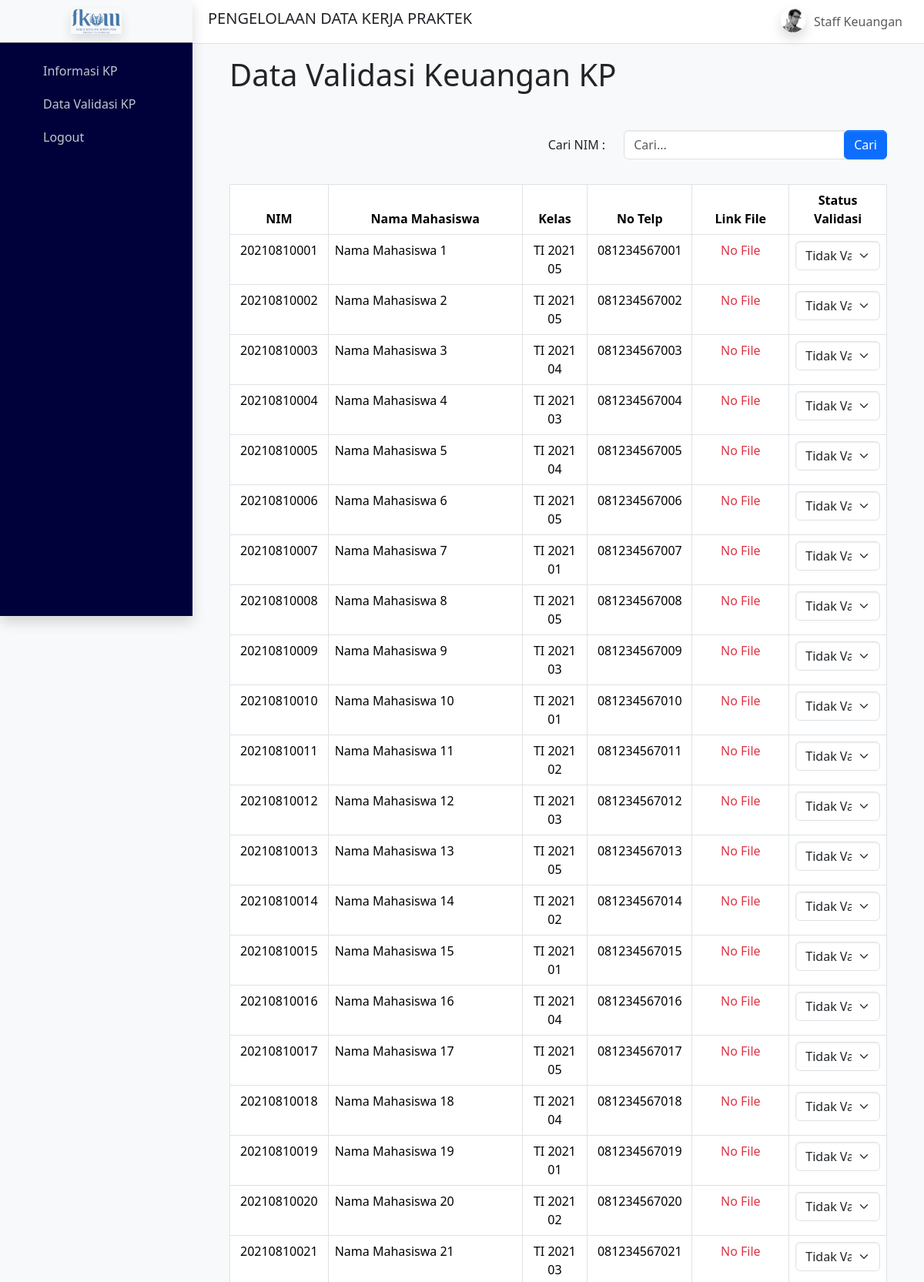
Screenshot of /pages/staff-keu/dashboard/validasi.php (signed in, upper part) with the database file from the repository.
### tables this page shows
CREATE TABLE `mahasiswa` (
  `nim` varchar(15) NOT NULL,
  `email` varchar(50) NOT NULL,
  `password` varchar(255) NOT NULL,
  `nama` varchar(100) NOT NULL,
  `jk` varchar(5) NOT NULL,
  `telp` varchar(15) DEFAULT NULL,
  `prodi` varchar(5) NOT NULL,
  `angkatan` int NOT NULL,
  `kelas` varchar(5) NOT NULL,
  `mbkm` int NOT NULL,
  `jaket` varchar(5) NOT NULL,
  `status` varchar(10) DEFAULT NULL,
  `file_upload` varchar(50) DEFAULT NULL,
  `status_validasi` int DEFAULT NULL
);

### pages/staff-keu/dashboard/validasi.php (the view, shortened to what this page needs)
<?php
include '../../koneksi.php';
$nimSearch = "";
$sql = "SELECT * FROM mahasiswa WHERE nim LIKE ?";
$stmt = $conn->prepare($sql);
$searchTerm = "%$nimSearch%";
$stmt->bind_param("s", $searchTerm);
$stmt->execute();
$result = $stmt->get_result();
?>
<!DOCTYPE html>
<html lang="en">
<head>
    <link rel="stylesheet" href="../../../css/adminlte.min.css"/>
</head>
<body>
    <body class="layout-fixed sidebar-expand-lg bg-body-tertiary">
        <div class="app-wrapper">
            <nav class="app-header navbar navbar-expand bg-body">
                <div class="container-fluid">
                    <h5 class="brand-text text-dark ms-2 align-middle">PENGELOLAAN DATA KERJA PRAKTEK</h5>
                    <ul class="navbar-nav ms-auto">
                        <li class="nav-item dropdown user-menu">
                            <a href="#" class="nav-link dropdown-toggle" data-bs-toggle="dropdown">
                                <img src="/dist/assets/img/user2-160x160.jpg" class="user-image rounded-circle shadow" alt="User Image">
                                <span class="d-none d-md-inline"><?php echo htmlspecialchars($_SESSION['user_name']);?></span>
                            </a>
                        </li>
                    </ul>
                </div>
            </nav>
            <aside class="app-sidebar shadow" style="background-color: rgb(0, 0, 58); color: white;" data-bs-theme="dark">
                <div class="sidebar-brand bg-light">
                    <a href="./home.html" class="brand-link">
                        <img src="/dist/assets/img/LOGOFKOM.png" alt="AdminLTE Logo" class="brand-image opacity-75 shadow">
                    </a>
                </div>
                <div class="sidebar-wrapper">
                    <nav class="mt-2">
                        <ul class="nav sidebar-menu flex-column" role="menu">
                            <li class="nav-item"> <a href="infokp.php" class="nav-link"> <i class="nav-icon bi bi-circle"></i> <p>Informasi KP</p> </a> </li>
                            <li class="nav-item"> <a href="validasi.php" class="nav-link"> <i class="nav-icon bi bi-circle"></i> <p>Data Validasi KP</p> </a> </li>
                            <li class="nav-item"> <a href="../../logout.php" class="nav-link"> <i class="nav-icon bi bi-circle"></i> <p>Logout</p> </a> </li>
                        </ul>
                    </nav>
                </div>
            </aside>
            <main class="app-main">
                <div class="container-fluid px-5 py-3">
                    <h1>Data Validasi Keuangan KP</h1>
                    <div class="row d-flex align-items-center mt-5">
                        <div class="col-7 d-flex align-items-center justify-content-end">
                            <p>Cari NIM : </p>
                        </div>
                        <div class="col-5">
    <form method="get" action="">
        <div class="input-group mb-3">
            <input type="text" class="form-control" name="nim" value="<?php echo htmlspecialchars($nimSearch); ?>" placeholder="Cari..." aria-label="Cari NIM">
            <div class="input-group-append">
                <button class="btn btn-primary" type="submit" id="button-addon2">Cari</button>
            </div>
        </div>
    </form>
</div>
                    </div>
                    <table class="table table-bordered mt-3">
                        <thead class="text-center">
                            <tr>
                                <th width="15%">NIM</th>
                                <th width="30%">Nama Mahasiswa</th>
                                <th width="10%">Kelas</th>
                                <th width="15%">No Telp</th>
                                <th width="15%">Link File</th>
                                <th width="15%">Status Validasi</th>
                            </tr>
                        </thead>
                        <tbody class="text-center">
                            <?php while ($row = $result->fetch_assoc()): ?>
                                <?php
                                    $kelas = $row['prodi'] . ' ' . $row['angkatan'] . ' ' . $row['kelas'];
                                ?>
                                <tr>
                                    <td><?php echo htmlspecialchars($row['nim']); ?></td>
                                    <td class="text-start"><?php echo htmlspecialchars($row['nama']); ?></td>
                                    <td><?php echo htmlspecialchars($kelas); ?></td>
                                    <td><?php echo htmlspecialchars($row['telp']); ?></td>
                                    <td>
                                        <?php if ($row['file_upload']): ?>
                                            <a href="../../../assets/uploads/bukti-pembayaran/<?php echo htmlspecialchars($row['file_upload']); ?>" target="_blank">Lihat File</a>
                                        <?php else: ?>
                                            <p class="text-danger">No File</p>
                                        <?php endif; ?>
                                    </td>
                                    <form method="POST" action="<?= htmlspecialchars('update-status.php') . '?v=' . time(); ?>" id="form-status-<?= $row['nim'] ?>">
    <td>
        <select name="status_validasi" class="form-select" onchange="submitForm('form-status-<?= $row['nim'] ?>')">
            <option value="0" <?= $row['status_validasi'] == 0 ? 'selected' : '' ?>>Tidak Valid</option>
        </select>
    </td>
</form>
                                </tr>
                            <?php endwhile; ?>
                        </tbody>
                    </table>
                </div>
            </main>
        </div>
    </body>
</html>

### rows the page displays
mahasiswa: nim "20210810001", nama "Nama Mahasiswa 1", kelas "TI 2021 05", telp "081234567001", file_upload "No File", status_validasi "Tidak Valid"
mahasiswa: nim "20210810002", nama "Nama Mahasiswa 2", kelas "TI 2021 05", telp "081234567002", file_upload "No File", status_validasi "Tidak Valid"
mahasiswa: nim "20210810003", nama "Nama Mahasiswa 3", kelas "TI 2021 04", telp "081234567003", file_upload "No File", status_validasi "Tidak Valid"
mahasiswa: nim "20210810004", nama "Nama Mahasiswa 4", kelas "TI 2021 03", telp "081234567004", file_upload "No File", status_validasi "Tidak Valid"
mahasiswa: nim "20210810005", nama "Nama Mahasiswa 5", kelas "TI 2021 04", telp "081234567005", file_upload "No File", status_validasi "Tidak Valid"
mahasiswa: nim "20210810006", nama "Nama Mahasiswa 6", kelas "TI 2021 05", telp "081234567006", file_upload "No File", status_validasi "Tidak Valid"
mahasiswa: nim "20210810007", nama "Nama Mahasiswa 7", kelas "TI 2021 01", telp "081234567007", file_upload "No File", status_validasi "Tidak Valid"
mahasiswa: nim "20210810008", nama "Nama Mahasiswa 8", kelas "TI 2021 05", telp "081234567008", file_upload "No File", status_validasi "Tidak Valid"
mahasiswa: nim "20210810009", nama "Nama Mahasiswa 9", kelas "TI 2021 03", telp "081234567009", file_upload "No File", status_validasi "Tidak Valid"
mahasiswa: nim "20210810010", nama "Nama Mahasiswa 10", kelas "TI 2021 01", telp "081234567010", file_upload "No File", status_validasi "Tidak Valid"
mahasiswa: nim "20210810011", nama "Nama Mahasiswa 11", kelas "TI 2021 02", telp "081234567011", file_upload "No File", status_validasi "Tidak Valid"
mahasiswa: nim "20210810012", nama "Nama Mahasiswa 12", kelas "TI 2021 03", telp "081234567012", file_upload "No File", status_validasi "Tidak Valid"
mahasiswa: nim "20210810013", nama "Nama Mahasiswa 13", kelas "TI 2021 05", telp "081234567013", file_upload "No File", status_validasi "Tidak Valid"
mahasiswa: nim "20210810014", nama "Nama Mahasiswa 14", kelas "TI 2021 02", telp "081234567014", file_upload "No File", status_validasi "Tidak Valid"
mahasiswa: nim "20210810015", nama "Nama Mahasiswa 15", kelas "TI 2021 01", telp "081234567015", file_upload "No File", status_validasi "Tidak Valid"
mahasiswa: nim "20210810016", nama "Nama Mahasiswa 16", kelas "TI 2021 04", telp "081234567016", file_upload "No File", status_validasi "Tidak Valid"
mahasiswa: nim "20210810017", nama "Nama Mahasiswa 17", kelas "TI 2021 05", telp "081234567017", file_upload "No File", status_validasi "Tidak Valid"
mahasiswa: nim "20210810018", nama "Nama Mahasiswa 18", kelas "TI 2021 04", telp "081234567018", file_upload "No File", status_validasi "Tidak Valid"
mahasiswa: nim "20210810019", nama "Nama Mahasiswa 19", kelas "TI 2021 01", telp "081234567019", file_upload "No File", status_validasi "Tidak Valid"
mahasiswa: nim "20210810020", nama "Nama Mahasiswa 20", kelas "TI 2021 02", telp "081234567020", file_upload "No File", status_validasi "Tidak Valid"
mahasiswa: nim "20210810021", nama "Nama Mahasiswa 21", kelas "TI 2021 03", telp "081234567021", file_upload "No File", status_validasi "Tidak Valid"

### other values shown
$_SESSION['user_name'] "Staff Keuangan"
